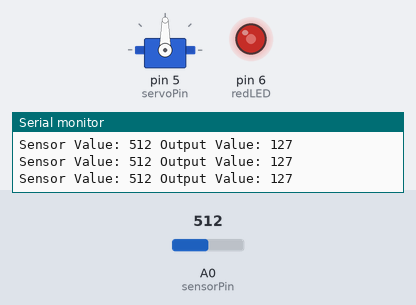
This sketch was run on a simulated Arduino Uno, built with avr-gcc and run on an emulated ATmega328P. Shown: servo, output pins drawn as LEDs (lit = HIGH), the last lines printed to the serial monitor. The inputs (shaded band) are chosen by the test bench; at power-on: A0 (sensorPin) = 512.

Above: at 1.2 s.
1.3 s: A0 (sensorPin) set to 410
At 2.2 s:
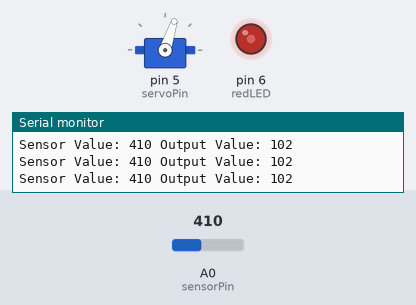
2.8 s: A0 (sensorPin) set to 389
At 3.3 s:
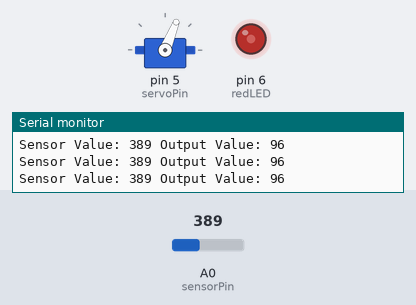
5.8 s: A0 (sensorPin) set to 716
At 6.6 s:
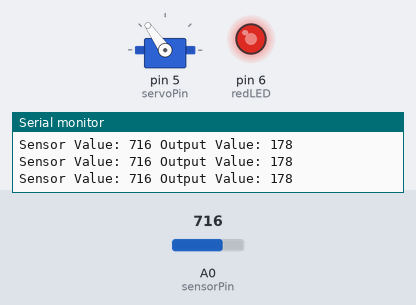
7.3 s: A0 (sensorPin) set to 0
At 7.7 s:
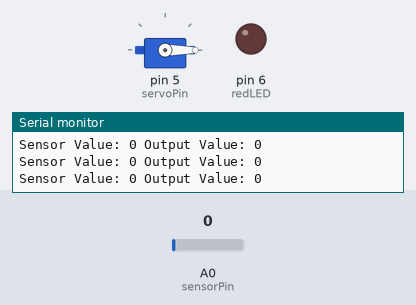
8.8 s: A0 (sensorPin) set to 8
At 9.2 s:
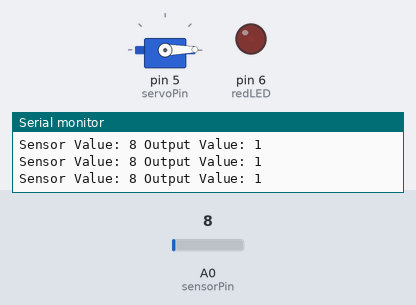
10.3 s: A0 (sensorPin) set to 11
At 10.7 s:
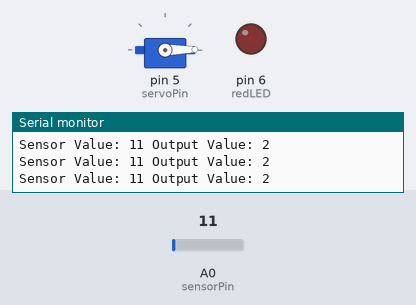
Timing chart, 0 to 12.8 s (numbered marks = the images above; inputs shaded):
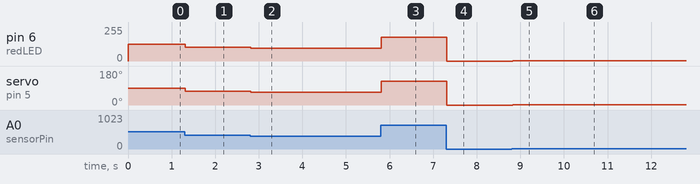

Measured:
- after the input at 1.3 s, pin 6 (redLED): 127/255 → 102/255 at once; servo on pin 5 (servoPin): 90° → 72° at once
- after the input at 2.8 s, pin 6 (redLED): 102/255 → 96/255 at once; servo on pin 5 (servoPin): 72° → 68° at once
- after the input at 5.8 s, pin 6 (redLED): 96/255 → 178/255 at once; servo on pin 5 (servoPin): 68° → 125° at once
- after the input at 7.3 s, pin 6 (redLED): 178/255 → 0/255 at once; servo on pin 5 (servoPin): 125° → 0° at once
- after the input at 8.8 s, pin 6 (redLED): 0/255 → 1/255 at once; servo on pin 5 (servoPin): 0° → 1° at once
- after the input at 10.3 s, pin 6 (redLED): 1/255 → 2/255 at once

The sketch:

_4.1_PotFadeSerialServo.ino
```cpp
/*
 * This is the program header put things like the date, your name
 * And a description of what your program does here
 *
 * Michal Britt-Crane 7/5/2015
 *
 * This program reads the value from a potentiometer and fades an LED dimmer or brighter
 * and print the input value, and output value to the console
 */

#include <Servo.h>             // import the servo library, this allows us to use a bunch of additional code to make it really easy to control a servo
Servo myServo;                 // create "Servo" object called "myServo" to control a servo

// Constants
const int redLED = 6;          // red LED on pin 10
const int servoPin = 5;         // servo attached to pin 5
int sensorPin = A0;             // sensor attached to pin A0 (analog input #0)

// Variables
int sensorValue = 0;            // variable used to store the value coming from the sensor: 0-1023
int fadeValue = 0;              // variable used to store the value used to fade the LED:   0- 255

void setup() {                  // start setup, this code runs once at startup
  pinMode(redLED, OUTPUT);      // set redLED as an output
  Serial.begin(9600);           // startup the serial port at 9600 bits per seccond (baud)
  myServo.attach(servoPin);           // attaches the servo on pin "servoPin" to the servo object. servo must be attached to send it a command.
                                      //   When a servo is attached it is continually driven to whatever position it was last commanded to drive to
}                               // end setup

void loop() {                           // start main loop
  sensorValue = analogRead(sensorPin);  // read the value of the potentiometer and store in "sensorValue" between 0 & 1023
  fadeValue = map(sensorValue, 0, 1023, 0, 255);    // map the sensorValue down from 0-1023 to 0-255
  analogWrite(redLED, fadeValue);       // use the "analogWrite" method to fade the redLED
  myServo.write(map(sensorValue, 0 , 1023, 0, 180));
  /* add code here to:
   *                  map sensorValue to 0-180
   *                  drive the servo to this angle
   *                  whatever else you would like to do
   */
  printValues();                        // run the "printValues" Method, see below
}                                       // end main loop, repeat to top

void printValues(){                     // this is a method, it is a block of code that you can call with a single line: printValues();
  Serial.print("Sensor Value: ");       // print "Sensor Value: " to the Serial console
  Serial.print(sensorValue);            // print the sensorValue (0-1023)
  Serial.print(" Output Value: ");      // print " Output Value: "
  Serial.println(fadeValue);              // print the fadeValue (0-255)

  // add print statements here to print the angle that the servo is commanded to drive to

}
```
